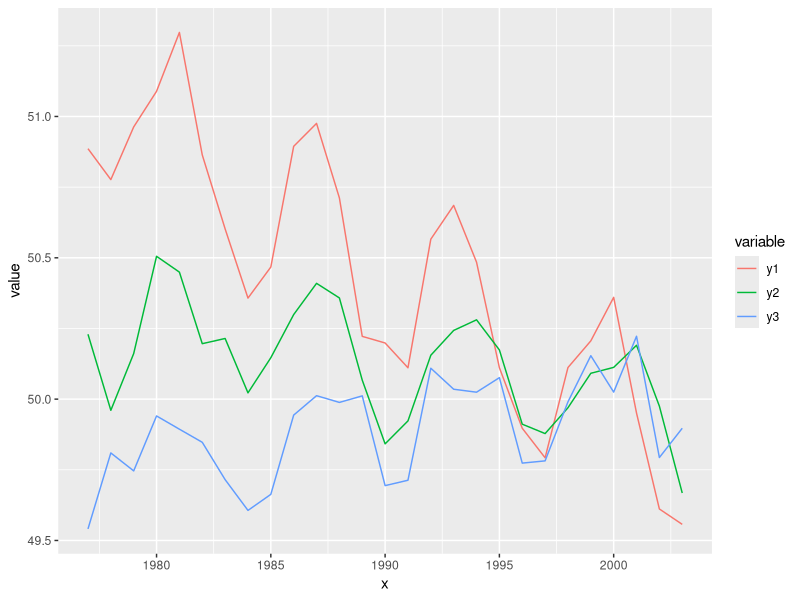
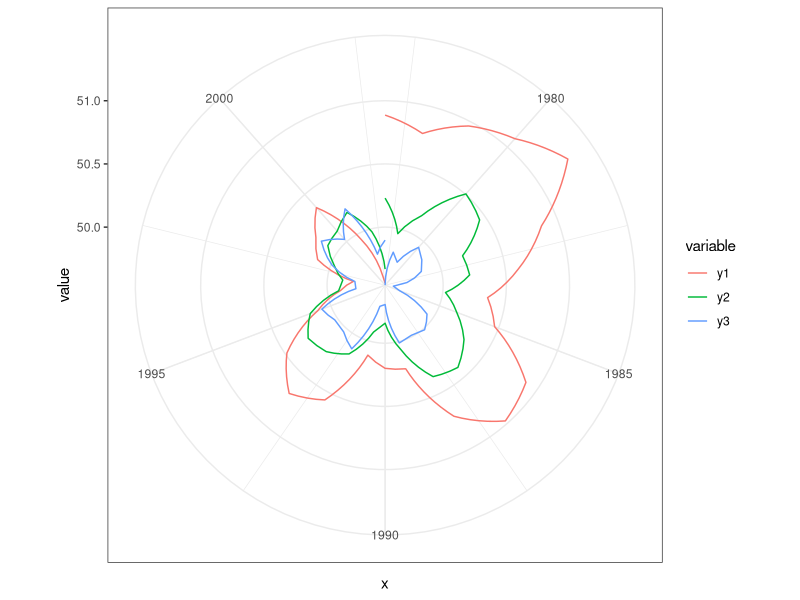

Generate these figures, in order, with R:
## ---- chunk 1
library(ggplot2)
library(reshape2)

## Generate some sample data 
x = 1977:2003
y1 = .3*sin(x) + rnorm(length(x), 0, .1) + -.05*x + 150
y2 = .2*sin(x) + rnorm(length(x), 0, .1) + -.01*x + 70
y3 = .2*sin(x) + rnorm(length(x), 0, .1) + .01*x + 30

# Reshape the data: year, variable (y1,y2,y3), value
dat = melt(data.frame(x, y1, y2, y3), "x")

## ---- chunk 2
ggplot(dat, aes(x,value,color=variable)) + geom_line()
## ---- chunk 3
ggplot(dat, aes(x,value,color=variable)) + geom_line() + coord_polar() + theme_bw() 

## ---- chunk 4

